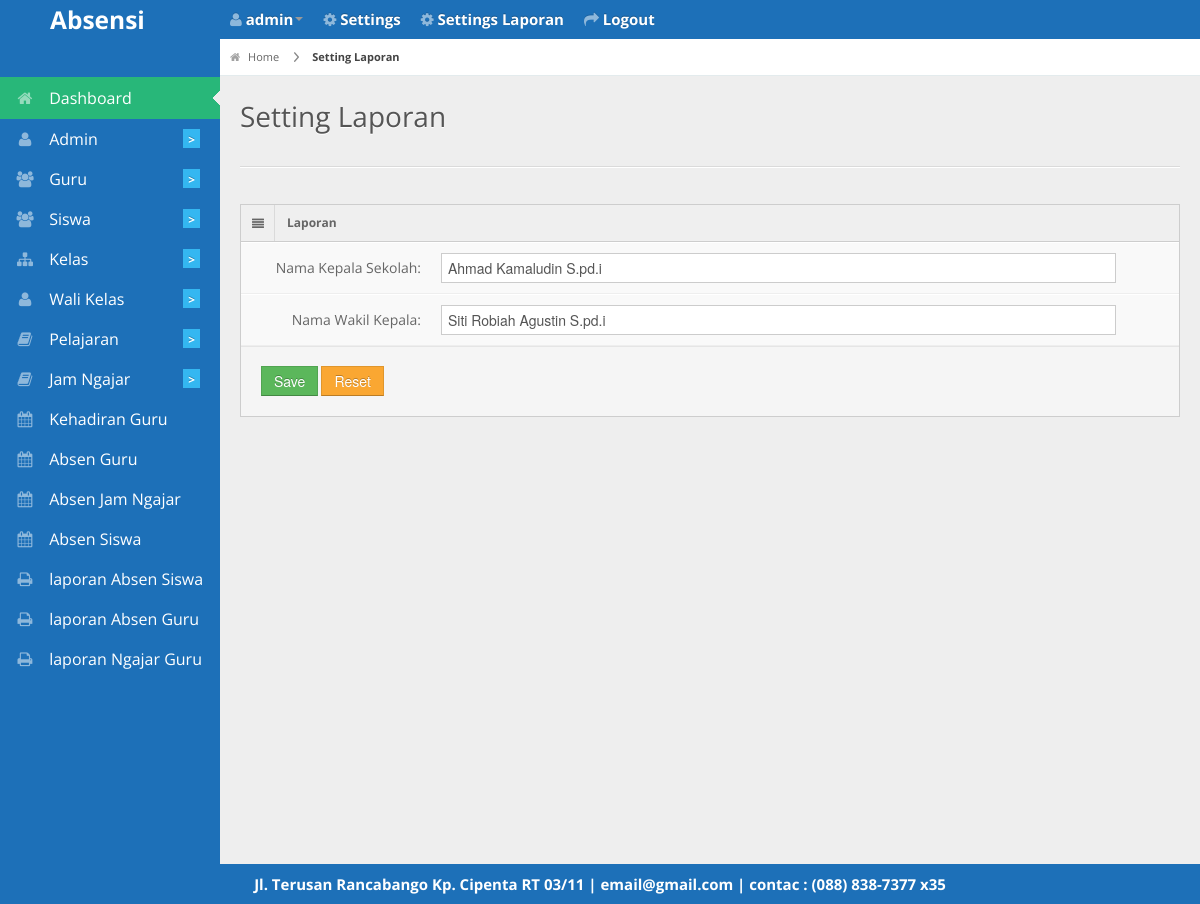
The page /admin/settinglaporan.php (signed in) on the database its author committed.
### tables this page shows
CREATE TABLE `biodata_laporan` (
  `id` int(11) NOT NULL,
  `nama_ketua` varchar(100) NOT NULL,
  `nama_wakil` varchar(100) NOT NULL
);

CREATE TABLE `biodata` (
  `id_biodata` int(11) NOT NULL,
  `nama_sekolah` varchar(255) NOT NULL,
  `alamat` varchar(255) NOT NULL,
  `photo` varchar(255) NOT NULL,
  `email` varchar(255) NOT NULL,
  `telepon` varchar(20) NOT NULL,
  `kota` varchar(50) NOT NULL
);

### admin/settinglaporan.php (the view, shortened to what this page needs)
<?php
 include '../db/koneksi.php';
 include '../layout/header.php'; ?>
 <div id="content">
 <div id="content-header">
   <div id="breadcrumb"> <a href="http://localhost/absensi2/<?php echo $_SESSION['akses']; ?>/" title="Go to Home" class="tip-bottom"><i class="icon-home"></i> Home</a>
     <a href="http://localhost/absensi2/admin/settinglaporan" class="current">Setting Laporan</a> </div>
   <h1>Setting Laporan</h1>
 </div>
 <div class="container-fluid">
   <hr>
   <div class="row-fluid">
     <div class="span12">
       <div class="widget-box">
         <div class="widget-title"> <span class="icon"> <i class="icon-align-justify"></i> </span>
           <h5>Laporan</h5>
         </div>
         <div class="widget-content nopadding">
           <?php
           $query_pilih_tampil=mysqli_query($konek,"select * from biodata_laporan");
           while($data=mysqli_fetch_array($query_pilih_tampil)){
             ?>
           <form action="./proses.php?edit_laporan" method="post" class="form-horizontal"enctype="multipart/form-data">
             <div class="control-group">
               <label class="control-label">Nama Kepala Sekolah:</label>
               <div class="controls">
                 <input type="text" class="span11" placeholder="Nama Kepala Madrasah"name="nama_ketua"
                 value="<?php echo $data['nama_ketua']; ?>" />
               </div>
             </div>
             <div class="control-group">
               <label class="control-label">Nama Wakil Kepala:</label>
               <div class="controls">
                 <input type="text" class="span11" placeholder="Nama Walli Madrasah"name="nama_wakil"
                 value="<?php echo $data['nama_wakil']; ?>" />
               </div>
             </div>
             <div class="form-actions">
               <button type="submit" class="btn btn-success">Save</button>
                <button type="reset" class="btn btn-warning">Reset</button>
             </div>
           </form>
           <?php } ?>
         </div>
       </div>
     </div>
   </div>
 </div>
</div>
 <?php include '../layout/footer.php'; ?>

### layout/footer.php (shortened to what this page needs)
<div class="row-fluid">
  <div id="footer" class="span12"style="
    color: #fff;
    font-weight: bold;
    font-size: 15px;
">
     <?php echo "$header_photo[alamat] | $header_photo[email] | contac : $header_photo[telepon]"; ?> </div>
</div>
</body>
</html>

### css/matrix-style.css (style rules this page uses)
* { outline:none !important; -moz-outline: none !important; }
html, body { height:100% }
body { overflow-x: hidden; margin-top: -10px; font-family: 'Open Sans', sans-serif; font-size:12px; color:#666; }
a { color:#666; }
select, textarea, input[type="text"], input[type="password"], input[type="datetime"], input[type="datetime-local"], input[type="date"], input[type="month"], input[type="time"], input[type="week"], input[type="number"], input[type="email"], input[type="url"], input[type="search"], input[type="tel"], input[type="color"], .uneditable-input, .label, .dropdown-menu, .btn, .well, .progress, .table-bordered, .btn-group > .btn:first-child, .btn-group > .btn:last-child, .btn-group > .btn:last-child, .btn-group > .dropdown-toggle, .alert { border-radius:0px; }
.btn, textarea, input[type="text"], input[type="password"], input[type="datetime"], input[type="datetime-local"], input[type="date"], input[type="month"], input[type="time"], input[type="week"], input[type="number"], input[type="email"], input[type="url"], input[type="search"], input[type="tel"], input[type="color"], .uneditable-input { box-shadow:none; }
.progress, .progress-success .bar, .progress .bar-success, .progress-warning .bar, .progress .bar-warning, .progress-danger .bar, .progress .bar-danger, .progress-info .bar, .progress .bar-info, .btn, .btn-primary { background-image:none; }
.form-horizontal .form-actions { padding-left:20px; }
#footer { padding:10px; text-align:center; }
hr { border-top-color:#dadada; }
#content { background: none repeat scroll 0 0 #eeeeee; margin-left: 220px; margin-right: 0; padding-bottom: 25px; position: relative; min-height:100%; width: auto; }
#content-header { position: abslute; width: 100%; margin-top: -38px; z-index: 20; }
#content-header h1 { color: #555555; font-size: 28px; font-weight: normal; float: none; text-shadow: 0 1px 0 #ffffff; margin-left: 20px; position: relative; }
#content-header h1, #content-header .btn-group { margin-top: 20px; }
#breadcrumb { background-color: #fff; border-bottom: 1px solid #e3ebed; }
#breadcrumb a { padding: 8px 20px 8px 10px; display: inline-block; background-image: url('../img/breadcrumb.png'); background-position: center right; background-repeat: no-repeat; font-size: 11px; color: #666666; }
#breadcrumb a:last-child { background-image:none; }
#breadcrumb a.current { font-weight: bold; color: #444444; }
#breadcrumb a i { margin-right: 5px; opacity: .6; }
.stat-boxes .peity_bar_good, .stat-boxes .peity_line_good, { color: #459D1C; }
.widget-box { background: none repeat scroll 0 0 #F9F9F9; border-left: 1px solid #CDCDCD; border-top: 1px solid #CDCDCD; border-right: 1px solid #CDCDCD; clear: both; margin-top: 16px; margin-bottom: 16px; position: relative; }
.widget-title, .modal-header, .table th, div.dataTables_wrapper .ui-widget-header { background:#efefef; border-bottom: 1px solid #CDCDCD; height: 36px; }
.widget-title span.icon { padding: 9px 10px 7px 11px; float: left; border-right:1px solid #dadada; }
.widget-title h5 { color: #666; float: left; font-size: 12px; font-weight: bold; padding: 12px; line-height: 12px; margin: 0; }
.widget-content { padding:15px; border-bottom: 1px solid #cdcdcd; }
.nopadding { padding: 0 !important; }
form { margin-bottom: 0; }
.form-horizontal .control-group { border-top: 1px solid #ffffff; border-bottom: 1px solid #eeeeee; margin-bottom: 0; }
.form-horizontal .control-label { padding-top: 15px; width: 180px; }
.form-horizontal .controls { margin-left: 200px; padding: 10px 0; }
.form-horizontal .form-actions { margin-top: 0; margin-bottom: 0; }

### css/matrix-media.css (style rules this page uses)
body { background: #1d70b8; }

### rows shown on the page
biodata_laporan: nama_ketua "Ahmad Kamaludin S.pd.i", nama_wakil "Siti Robiah Agustin S.pd.i"
biodata: alamat "Jl. Terusan Rancabango Kp. Cipenta RT 03/11", email "email@gmail.com", telepon "(088) 838-7377 x35"

### other values the page prints
$_SESSION['username'] "admin"
